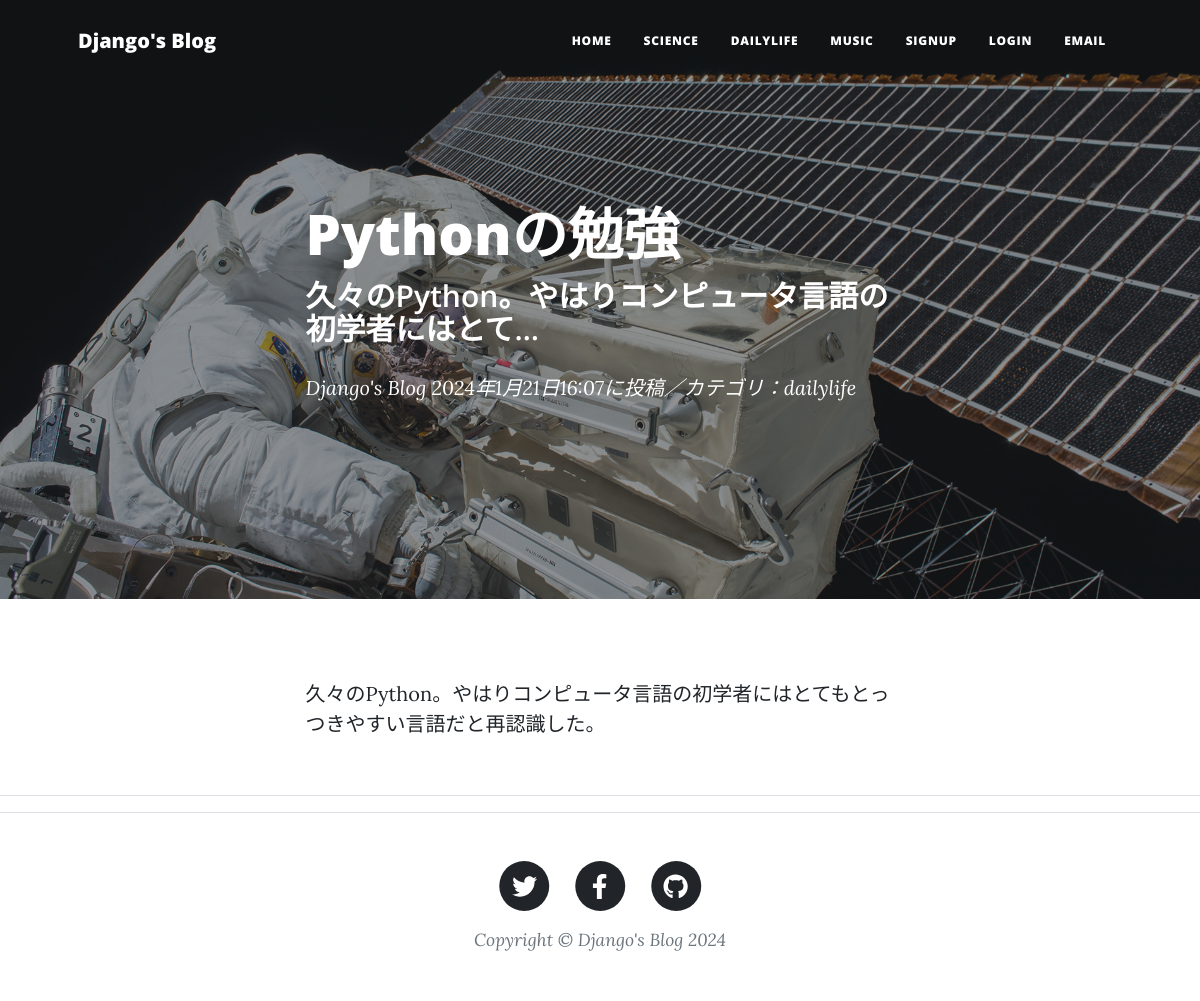
Screenshot of /blog-detail/1/ with the database file from the repository.
### blog1/models.py (models this page shows, shortened)
class BlogPost(models.Model):
    CATEGORY = (('science', '科学のこと'),
                ('dailylife', '日常のこと'),
                ('music', '音楽のこと'))
    title = models.CharField(verbose_name='タイトル',
                             max_length=200
                             )
    content = models.TextField(
        verbose_name='本文'
    )
    posted_at = models.DateTimeField(
        verbose_name='投稿日時',
        auto_now_add=True
    )
    category = models.CharField(
        verbose_name='カテゴリ',
        max_length=50,
        choices=CATEGORY
    )

### blog1/views.py (the view)
class BlogDetail(DetailView):
    template_name = 'post.html'
    model = BlogPost

### blog1/templates/post.html (shortened to what this page needs)
{% extends 'base.html' %}
{% load static %}
        {% block header %}
        <header class="masthead" style="background-image: url({% static 'assets/img/post-bg.jpg' %})">
            <div class="container position-relative px-4 px-lg-5">
                <div class="row gx-4 gx-lg-5 justify-content-center">
                    <div class="col-md-10 col-lg-8 col-xl-7">
                        <div class="post-heading">
                            <h1>{{object.title}}</h1>
                            <h2 class="subheading">{{object.content|truncatechars:30}}</h2>
                            <span class="meta">
                                <a href={% url 'blog1:index' %}>Django's Blog</a>
                                {{object.posted_at}}に投稿／カテゴリ：{{object.category}}
                            </span>
                        </div>
                    </div>
                </div>
            </div>
        </header>
        {% endblock %}
        {% block contents %}
        <article class="mb-4">
            <div class="container px-4 px-lg-5">
                <div class="row gx-4 gx-lg-5 justify-content-center">
                    <div class="col-md-10 col-lg-8 col-xl-7">
                        <p>{{object.content}}</p>
                    </div>
                </div>
            </div>
        </article>
        <hr>
        {% endblock %}

### rows the page displays
BlogPost: title "Pythonの勉強", content "久々のPython。やはりコンピュータ言語の初学者にはとて…", posted_at "2024年1月21日16:07", category "dailylife", content "久々のPython。やはりコンピュータ言語の初学者にはとてもとっつきやすい言語だと再認識した。"
